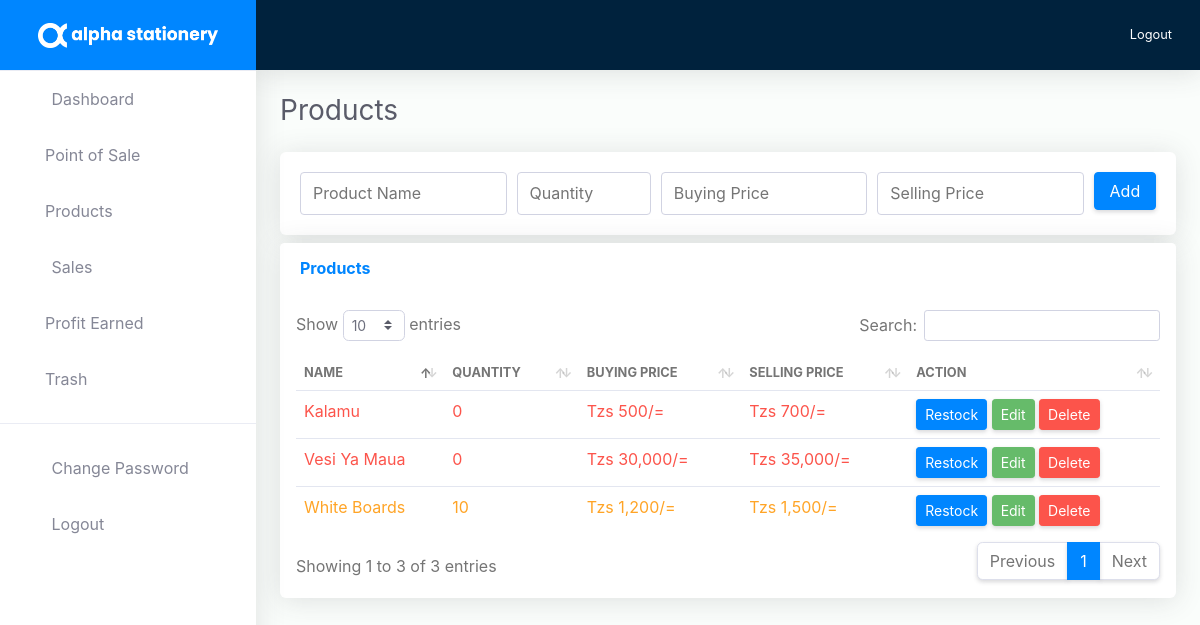
/products?items=low-on-stock (signed in), run on the app's committed database.
### tables this page shows
CREATE TABLE `products` (
  `productID` int(11) NOT NULL,
  `productName` varchar(255) NOT NULL,
  `productQuantity` varchar(255) NOT NULL,
  `buyingPrice` varchar(255) NOT NULL,
  `sellingPrice` varchar(255) NOT NULL,
  `dateCreated` varchar(255) NOT NULL
);

### products.php (the view, shortened to what this page needs)
<!DOCTYPE html>
<html lang="en">
<?php
    include 'includes/head.php';
    include 'db/dbConfig.php';
    if(isset($_SESSION['username'])) {
    ?>
<body id="page-top">
    <?php
        $dynamicWhereClause = "";
        if (isset($_GET['items'])) {
            $whereClause = $_GET['items'];
            if ($whereClause == 'out-of-stock') {
                $dynamicWhereClause = "WHERE productQuantity <= 0";
            }
            elseif ($whereClause == 'low-on-stock') {
                $dynamicWhereClause = "WHERE productQuantity <= 10";
            }
        }
        ?>
    <div id="wrapper">
        <?php include 'includes/sidebar.php';?>
        <div id="content-wrapper" class="d-flex flex-column">
            <div id="content">
                <?php include 'includes/topbar.php';?>
                <div class="container-fluid" id="container-wrapper">
                    <div class="d-sm-flex align-items-center justify-content-between mb-4">
                        <h1 class="h3 mb-0 text-gray-800">Products</h1>
                    </div>
                    <div class="card mb-2">
                        <div class="card-body px-2">
                            <div class="col">
                                <form class="" method="post" action="products">
                                    <div class="form-row">
                                        <div class="form-group col-md-3 mb-0">
                                            <input type="text" class="form-control" id="name" name="name" placeholder="Product Name" required>
                                        </div>
                                        <div class="form-group col-md-2 mb-0">
                                            <input type="number" class="form-control" id="quantity" name="quantity" placeholder="Quantity" required>
                                        </div>
                                        <div class="form-group col-md-3 mb-0">
                                            <input type="number" class="form-control" id="buyingPrice" name="buyingPrice" placeholder="Buying Price" required>
                                        </div>
                                        <div class="form-group col-md-3 mb-0">
                                            <input type="number" class="form-control" id="sellingPrice" name="sellingPrice" placeholder="Selling Price" required>
                                        </div>
                                        <div class="form-group col-md-1 mb-0">
                                            <input type="submit" role="button" class="btn btn-primary btn-block" name="add" value="Add">
                                        </div>
                                    </div>
                                </form>
                            </div>
                        </div>
                    </div>
                    <div class="row">
                        <div class="col-lg-12">
                            <div class="card mb-4">
                                <div class="card-header py-3 d-flex flex-row align-items-center justify-content-between">
                                    <h6 class="m-0 font-weight-bold text-primary">Products</h6>
                                </div>
                                <?php
        $fetchProducts = "SELECT * FROM products $dynamicWhereClause";
        $fetchProductsSql = mysqli_query($db, $fetchProducts);
        if(mysqli_num_rows($fetchProductsSql) == 0) {
            echo '<div class="text-center">
                                                    <img src="images/cover/empty.png" class="text-center w-25">
                                                    <h5 class="my-4">You have no products yet!</h5>
                                                    </div>';
        }
        else {
                                    ?>
                                <div class="table-responsive p-3">
                                    <table class="table table-hover" id="dataTable">
                                        <thead>
                                            <tr>
                                                <th class="border-0 text-uppercase small font-weight-bold">Name</th>
                                                <th class="border-0 text-uppercase small font-weight-bold">Quantity</th>
                                                <th class="border-0 text-uppercase small font-weight-bold">Buying Price</th>
                                                <th class="border-0 text-uppercase small font-weight-bold">Selling Price</th>
                                                <th class="border-0 text-uppercase small font-weight-bold">Action</th>
                                            </tr>
                                        </thead>
                                        <tbody>
                                            <?php
            while($row = mysqli_fetch_array($fetchProductsSql)) {
                $trClass = "";
                if($row['productQuantity'] <= 10 && $row['productQuantity'] > 0) {
                    $trClass = "low-stock";
                }
                else if($row['productQuantity'] <= 0) {
                    $trClass = "no-stock";
                }
                echo '<tr class="'.$trClass.'">
                            <td>'.$row['productName'].'</td>
                            <td>'.$row['productQuantity'].'</td>
                            <td>Tzs '.number_format($row['buyingPrice']).'/=</td>
                            <td>Tzs '.number_format($row['sellingPrice']).'/=</td>
                            <td>
                                <a href="restock?product-id='.$row['productID'].'" class="btn btn-primary btn-sm">Restock</a>
                                <a href="edit-product?id='.$row['productID'].'" class="btn btn-success btn-sm">Edit</a>
                                <a href="products?delete-id='.$row['productID'].'" class="btn btn-danger btn-sm">Delete</a>
                            </td>
                        </tr>';
            }
        }
                                                ?>
                                        </tbody>
                                    </table>
                                </div>
                            </div>
                        </div>
                    </div>
                </div>
            </div>
        </div>
    </div>
</body>
</html>
<?php } else { header("Location: 404"); } ?>

### css/dataTables.css (style rules this page uses)
table.dataTable { clear: both; margin-top: 6px !important; margin-bottom: 6px !important; max-width: none !important; border-collapse: separate !important; border-spacing: 0; }
table.dataTable td, table.dataTable th { -webkit-box-sizing: content-box; box-sizing: content-box; }
table.dataTable thead > tr > th.sorting_asc, table.dataTable thead > tr > th.sorting_desc, table.dataTable thead > tr > th.sorting, table.dataTable thead > tr > td.sorting_asc, table.dataTable thead > tr > td.sorting_desc, table.dataTable thead > tr > td.sorting { padding-right: 30px; }
table.dataTable thead .sorting, table.dataTable thead .sorting_asc, table.dataTable thead .sorting_desc, table.dataTable thead .sorting_asc_disabled, table.dataTable thead .sorting_desc_disabled { cursor: pointer; position: relative; }
table.dataTable thead .sorting:before, table.dataTable thead .sorting:after, table.dataTable thead .sorting_asc:before, table.dataTable thead .sorting_asc:after, table.dataTable thead .sorting_desc:before, table.dataTable thead .sorting_desc:after, table.dataTable thead .sorting_asc_disabled:before, table.dataTable thead .sorting_asc_disabled:after, table.dataTable thead .sorting_desc_disabled:before, table.dataTable thead .sorting_desc_disabled:after { position: absolute; bottom: 0.5em; display: block; opacity: 0.3; }
table.dataTable thead .sorting:before, table.dataTable thead .sorting_asc:before, table.dataTable thead .sorting_desc:before, table.dataTable thead .sorting_asc_disabled:before, table.dataTable thead .sorting_desc_disabled:before { right: 1em; content: "\2191"; }
table.dataTable thead .sorting:after, table.dataTable thead .sorting_asc:after, table.dataTable thead .sorting_desc:after, table.dataTable thead .sorting_asc_disabled:after, table.dataTable thead .sorting_desc_disabled:after { right: 0.5em; content: "\2193"; }
table.dataTable thead .sorting_asc:before, table.dataTable thead .sorting_desc:after { opacity: 1; }

### css/custom.css (style rules this page uses)
.table-responsive .table td, .table-responsive .table th { padding: .5rem; }
.low-stock { color: #ffa426 !important; }
.no-stock { color: #fc544b !important; }

### data on the page
products: productName "Vesi Ya Maua", productQuantity "0", buyingPrice "30,000", sellingPrice "35,000"
products: productName "Kalamu", productQuantity "0", buyingPrice "500", sellingPrice "700"
products: productName "White Boards", productQuantity "10", buyingPrice "1,200", sellingPrice "1,500"
